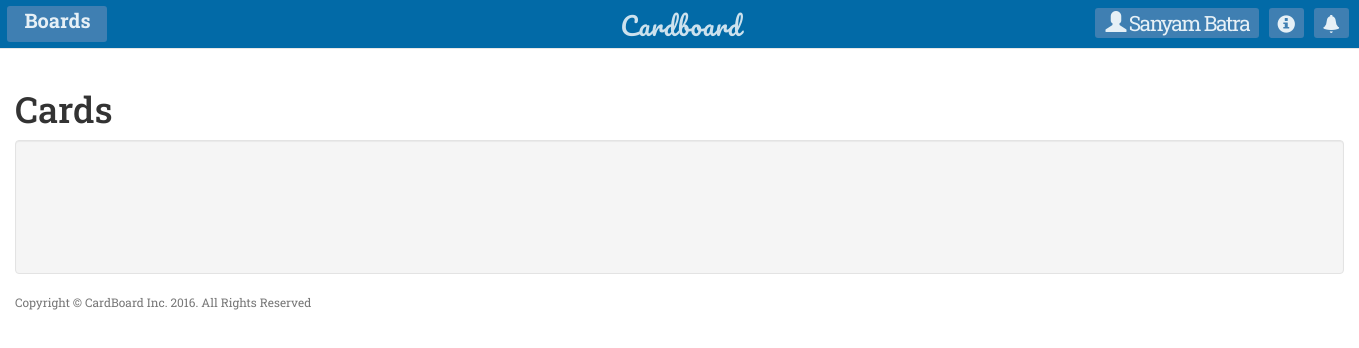
The page /home/showcard/ (signed in) on the database as committed earlier.
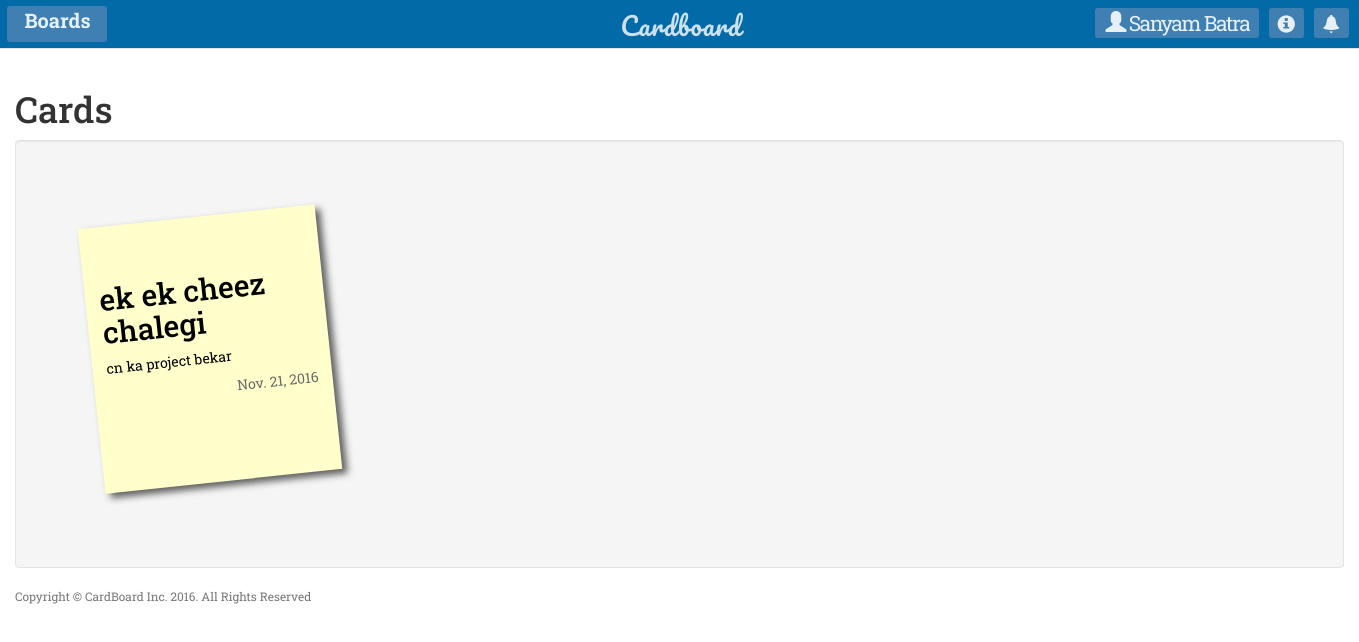
The same page on the database as committed later.
### Cards/models.py (models this page shows, shortened)
class Data(models.Model):
    type = models.IntegerField()
    data = models.CharField(max_length=1000)
    checklist = models.ManyToManyField(ChecklistItems, related_name='checklist')
    user_name = models.CharField(max_length=1000,default=" ")

class Cards(models.Model):
    database = models.ManyToManyField(Data, related_name='databs')
    card_date = models.DateField(default=datetime.now())
    key = models.CharField(max_length=50)
    change = models.IntegerField(default=0)

### Cards/views.py (the view)
def Show_cards(request):
    if request.user.is_authenticated():
        current_user = Usersinfo.objects.get(no=request.user.pk)
        cards = current_user.cards.all().order_by('-card_date')
        return render(request, 'Cards/show_cards.html', {'cards': cards})
    else:
        return redirect('Home:login')

### Cards/Templates/Cards/show_cards.html (shortened to what this page needs)
{% extends 'Cards/base.html' %}
{% block body %}
{% load staticfiles %}
    {% include 'Cards/navigation.html' %}
    <link rel="stylesheet" type="text/css" href="{% static 'Cards/cards.css' %}">
    <link rel="stylesheet" type="text/css" href="{% static 'Cards/sticky.css' %}">
<div class="container-fluid">
<h1>Cards</h1>
<div class="well" id="well_id">
<ul class="cards_display">
    {% for x in cards %}
        <li>
            <a href="#popUpWindow{{ x.pk }}" name="check_user" data-toggle="modal" style="text-decoration: none;">
            <div id="sum{{ x.pk }}" style="margin-top: 20%;">
            {% for y in x.database.all %}
                {% if y.type == 0 %}
                    <h2>{{ y.data }}</h2>
                {% elif y.type == 6 %}
                    <p>{{ y.data }}</p>
                {% endif %}
                {% endfor %}
            <p style="text-align: right; color: dimgray;">{{ x.card_date }}</p>
            </div>
        </a>
        </li>
    {% endfor %}
</ul>
</div>
</div>
    <footer style="position:absolute; margin-bottom: 0; ">
        <div class="container">
            <div class="row">
                <div class="col-lg-12">
                    <p class="copyright text-muted small">Copyright &copy; CardBoard Inc. 2016. All Rights Reserved</p>
                </div>
            </div>
        </div>
    </footer>
{% endblock %}

Rows that differ between the two databases and show on the page:
added Cards: card_date "Nov. 21, 2016"
added Data: data "ek ek cheez chalegi"
added Data: data "cn ka project bekar"
